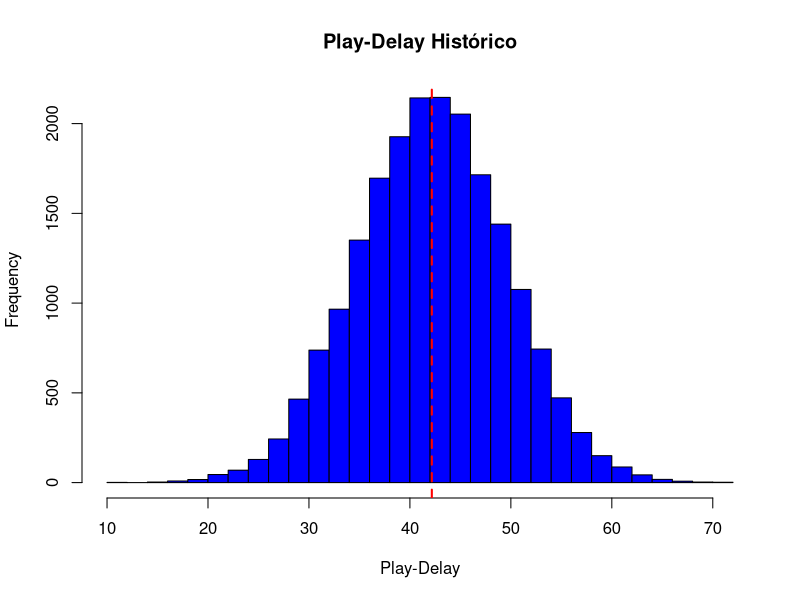

Write the R code that produced this figure.
## ---- chunk 1

historical_data <- read.csv("datos_historicos.csv")

mean_historical <- mean(historical_data$play.delay)
variance_historical <- var(historical_data$play.delay)

mean_historical
variance_historical

hist(historical_data$play.delay, 
     breaks = 30, 
     main = "Play-Delay Histórico", 
     xlab = "Play-Delay", 
     col = "blue", 
     border = "black")

abline(v = mean_historical, col = "red", lwd = 2, lty = 2)
